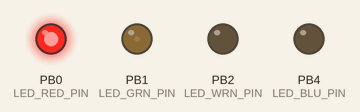
A sketch run on a simulated ATtiny85, built with avr-gcc and run on an emulated ATtiny85. On the bench: output pins drawn as LEDs (lit = HIGH).

Above: at 0.15 s.
At 1.06 s:
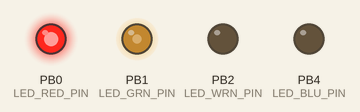
At 1.98 s:
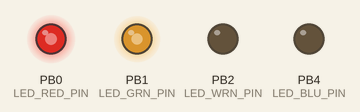
At 2.89 s:
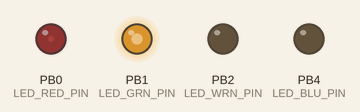
At 19.1 s:
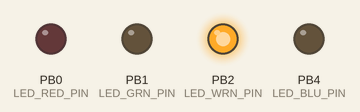
At 38.1 s:
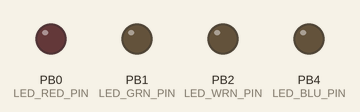
Timing chart, 0 to 40.0 s (numbered marks = the images above):
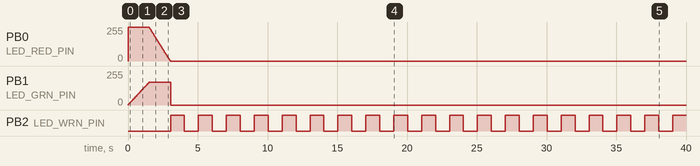

The sketch:

christmas_tree.ino
```cpp
const uint8_t LED_RED_PIN = 0;
const uint8_t LED_GRN_PIN = 1;
const uint8_t LED_BLU_PIN = 4;

const uint8_t LED_WRN_PIN = 2;

const uint8_t LED_TST_PIN = A3;

const uint8_t WARNING_THRESHOLD = 10;

const uint8_t LED_MAX = 255;

const uint8_t LED_DELAY = 25;

//const uint8_t PROGMEM gamma8[256] = {
//  0,  0,  0,  0,  0,  0,  0,  0,  0,  0,  0,  0,  0,  0,  0,  0,
//  0,  0,  0,  0,  0,  0,  0,  0,  0,  0,  0,  0,  1,  1,  1,  1,
//  1,  1,  1,  1,  1,  1,  1,  1,  1,  2,  2,  2,  2,  2,  2,  2,
//  2,  3,  3,  3,  3,  3,  3,  3,  4,  4,  4,  4,  4,  5,  5,  5,
//  5,  6,  6,  6,  6,  7,  7,  7,  7,  8,  8,  8,  9,  9,  9, 10,
//  10, 10, 11, 11, 11, 12, 12, 13, 13, 13, 14, 14, 15, 15, 16, 16,
//  17, 17, 18, 18, 19, 19, 20, 20, 21, 21, 22, 22, 23, 24, 24, 25,
//  25, 26, 27, 27, 28, 29, 29, 30, 31, 32, 32, 33, 34, 35, 35, 36,
//  37, 38, 39, 39, 40, 41, 42, 43, 44, 45, 46, 47, 48, 49, 50, 50,
//  51, 52, 54, 55, 56, 57, 58, 59, 60, 61, 62, 63, 64, 66, 67, 68,
//  69, 70, 72, 73, 74, 75, 77, 78, 79, 81, 82, 83, 85, 86, 87, 89,
//  90, 92, 93, 95, 96, 98, 99, 101, 102, 104, 105, 107, 109, 110, 112, 114,
//  115, 117, 119, 120, 122, 124, 126, 127, 129, 131, 133, 135, 137, 138, 140, 142,
//  144, 146, 148, 150, 152, 154, 156, 158, 160, 162, 164, 167, 169, 171, 173, 175,
//  177, 180, 182, 184, 186, 189, 191, 193, 196, 198, 200, 203, 205, 208, 210, 213,
//  215, 218, 220, 223, 225, 228, 231, 233, 236, 239, 241, 244, 247, 249, 252, 255
//};


//             attiny85
//               _____
// RST        - |.    | -  VCC
// TST (3/A3) - |     | -  WRN (2/A1)
// BLU (4/A2) - |     | -  GRN (1)
// GND        - |_____| -  RED (0)


typedef struct RgbColor
{
  uint8_t r;
  uint8_t g;
  uint8_t b;
} RgbColor;

//typedef struct HsvColor
//{
//  unsigned char h;
//  unsigned char s;
//  unsigned char v;
//} HsvColor;

RgbColor rgb = {0, 0, 0};

uint16_t hue = 0;

RgbColor hueToRgb(uint16_t hue) {

  float transition = (1.0 - abs(fmod(hue / 60.0, 2) - 1.0));
  transition = transition > 1.0 ? 1.0 : transition;
  transition = transition < 0.0 ? 0.0 : transition;

  float r, g, b;

  if (hue >= 0 && hue < 60) {
    r = 1.0, g = transition, b = 0.0;
  }
  else if (hue >= 60 && hue < 120) {
    r = transition, g = 1.0, b = 0.0;
  }
  else if (hue >= 120 && hue < 180) {
    r = 0.0, g = 1.0, b = transition;
  }
  else if (hue >= 180 && hue < 240) {
    r = 0.0, g = transition, b = 1.0;
  }
  else if (hue >= 240 && hue < 300) {
    r = transition, g = 0.0, b = 1.0;
  } else {
    r = 1.0, g = 0.0, b = transition;
  }

  uint8_t R = r * 255;
  uint8_t G = (g / 1.5) * 255;
  uint8_t B = b * 255;

  RgbColor rgb = {R, G, B};

  return rgb;
}

void write_led_pins() {
  //  analogWrite(LED_RED_PIN, pgm_read_byte(&gamma8[rgb.r]));
  //  analogWrite(LED_GRN_PIN, pgm_read_byte(&gamma8[rgb.g]));
  //  analogWrite(LED_BLU_PIN, pgm_read_byte(&gamma8[rgb.b]));
  analogWrite(LED_RED_PIN, rgb.r);
  analogWrite(LED_GRN_PIN, rgb.g);
  analogWrite(LED_BLU_PIN, rgb.b);
}

void setup() {
  pinMode(LED_RED_PIN, OUTPUT);
  pinMode(LED_GRN_PIN, OUTPUT);
  pinMode(LED_BLU_PIN, OUTPUT);

  pinMode(LED_TST_PIN, INPUT);

  pinMode(LED_WRN_PIN, OUTPUT);

  digitalWrite(LED_WRN_PIN, 0);

  write_led_pins();
}

void warning_mode() {
  rgb = {0, 0, 0};
  write_led_pins();

  while (true) {
    digitalWrite(LED_WRN_PIN, 1);
    delay(1000);
    digitalWrite(LED_WRN_PIN, 0);
    delay(1000);
  }
}

void check_leds() {
  uint8_t tst = analogRead(LED_TST_PIN);

  if (tst < WARNING_THRESHOLD) {
    warning_mode();
  }
}

bool unique_max() {
  bool r_max = rgb.r > 100;
  bool r_min = rgb.r == 0;

  bool g_max = rgb.g > 100;
  bool g_min = rgb.g == 0;

  bool b_max = rgb.b > 100;
  bool b_min = rgb.b == 0;

  return (r_max && g_min && b_min) || (r_min && g_max && b_min) || (r_min && g_min && b_max);
}

void loop() {
  hue += 1;

  if (hue >= 360) {
    hue = 0;
  }

  rgb = hueToRgb(hue);
  write_led_pins();
  delay(LED_DELAY);

  if (unique_max()) {
    digitalWrite(LED_WRN_PIN, 1);
    check_leds();
  } else {
    digitalWrite(LED_WRN_PIN, 0);
  }
}
```

Measured:
- by itself, PB1 (LED_GRN_PIN): rises from 0/255 to 170/255 in 1.5 s, then falls to 0/255 in 1.5 s
- by itself, PB2 (LED_WRN_PIN): alternates HIGH for 1.0 s and LOW for 1.0 s
